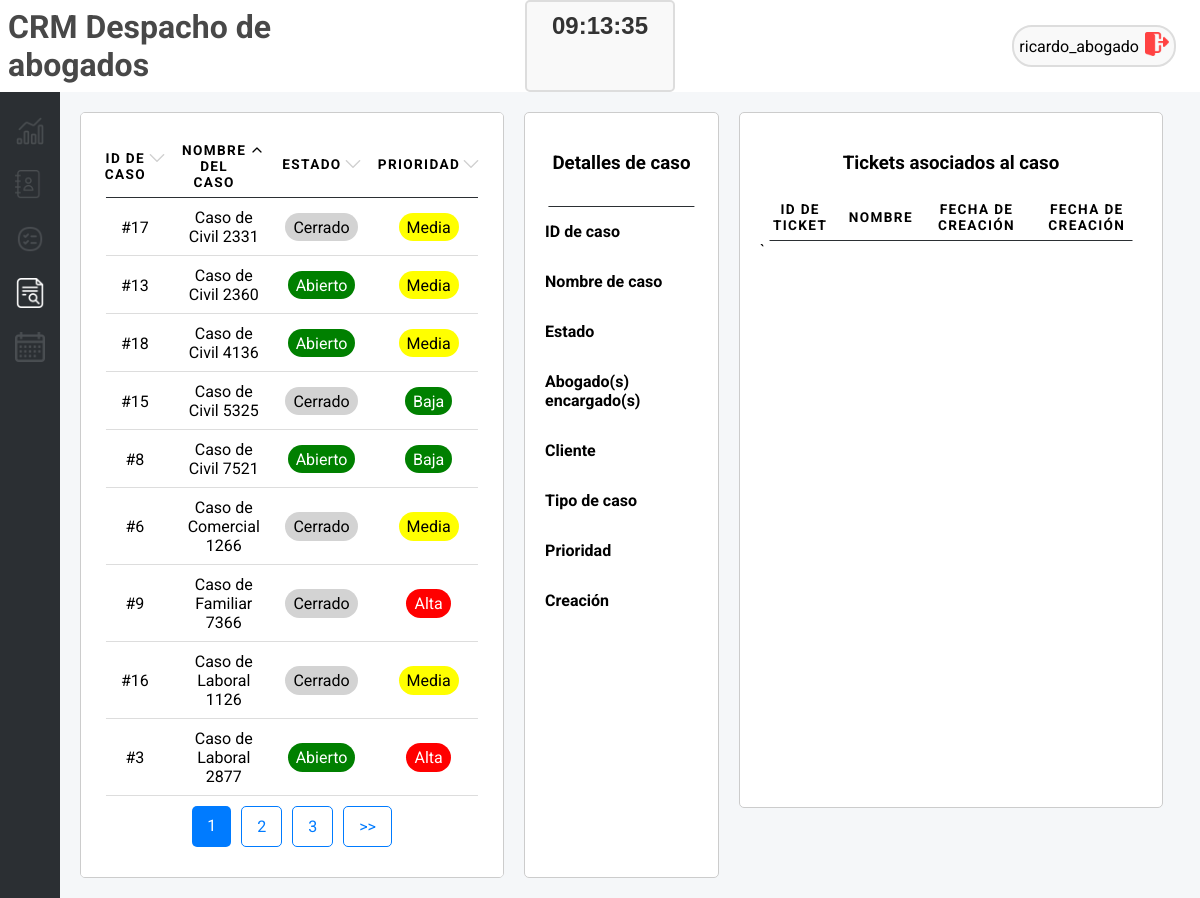
/cases (signed in), run on the app's committed database.
### tables this page shows
CREATE TABLE casos (
    id INTEGER PRIMARY KEY AUTOINCREMENT,
    id_cliente INTEGER NOT NULL,
    nombre_caso TEXT NOT NULL,
    tipo_caso TEXT NOT NULL,
    estado BOOLEAN NOT NULL DEFAULT 1, -- 1: Abierto, 0: Cerrado
    prioridad INTEGER NOT NULL DEFAULT 2, -- 1: Alta, 2: Media, 3: Baja
    id_abogado INTEGER,
    id_asistente INTEGER,
    fecha_creacion TEXT NOT NULL,
    fecha_deadline TEXT NOT NULL,
    id_documentos INTEGER,
    FOREIGN KEY (id_cliente) REFERENCES clientes (id),
    FOREIGN KEY (id_abogado) REFERENCES abogados (id),
    FOREIGN KEY (id_asistente) REFERENCES asistentes (id)
    );

### app.py (the view)
@app.route('/cases', defaults={'page': 1, 'order_by': 'nombre_caso', 'order_direction': 'asc'})
@app.route('/cases/page/<int:page>/<order_by>/<order_direction>')
@login_required
def cases(page, order_by, order_direction):
    message = "Casos"
    per_page = 9  # Número de registros por página
    offset = (page - 1) * per_page  # Calcular el desplazamiento para la paginación
    casos = get_cases_join(order_by=order_by, order_direction=order_direction, limit=per_page, offset=offset)
    total_records = get_total_records('casos')
    total_pages = (total_records + per_page - 1) // per_page  # Redondeo hacia arriba
    return render_template(
        "cases.html",
        casos=casos,
        current_page=page,
        total_pages=total_pages,
        message=message,
        order_by=order_by,
        order_direction=order_direction
    )

### db_connection.py (called while the page is built)
def conectar():
    if 'db' not in g:
        try:
            g.db = sqlite3.connect(DATABASE)
            g.db.row_factory = sqlite3.Row
            print("Conexión exitosa a la base de datos")
        except sqlite3.Error as e:
            print(f"Error al conectar a la base de datos: {e}")
            g.db = None
    return g.db

def get_total_records(table_name):
    conn = conectar()
    cursor = conn.cursor()
    query = f"SELECT COUNT(*) FROM {table_name}"
    cursor.execute(query)
    total_records = cursor.fetchone()[0]
    return total_records

def login_required(f):
    @wraps(f)
    def decorated_function(*args, **kwargs):
        if 'username' not in session:
            return redirect('/login')
        return f(*args, **kwargs)
    return decorated_function

### templates/cases.html (shortened to what this page needs)
{% include 'header.html' %}
<div id="cases">
    <div class="case-list">
        <table>
            <thead>
                <tr>
                    <th><span>ID de Caso<a
                                href="/cases/page/{{ current_page }}/id/{{ 'desc' if order_direction == 'asc' else 'asc' }}">
                                <img class="filter" src="{{ url_for('static', filename='up.png') if order_direction == 'asc' and order_by == 'id' else (url_for('static', filename='down.png') if order_direction == 'desc' and order_by == 'id' else url_for('static', filename='arrow-grey.png')) }}
                        " alt="Orden">
                            </a>
                        </span>
                    </th>
                    <th><span>Nombre del Caso<a
                                href="/cases/page/{{ current_page }}/nombre_caso/{{ 'desc' if order_direction == 'asc' else 'asc' }}">
                                <img class="filter" src="{{ url_for('static', filename='up.png') if order_direction == 'asc' and order_by == 'nombre_caso' else (url_for('static', filename='down.png') if order_direction == 'desc' and order_by == 'nombre_caso' else url_for('static', filename='arrow-grey.png')) }}
                    " alt="Orden">
                            </a>
                        </span>
                    </th>
                    <th><span>Estado<a
                                href="/cases/page/{{ current_page }}/estado/{{ 'desc' if order_direction == 'asc' else 'asc' }}">
                                <img class="filter" src="{{ url_for('static', filename='up.png') if order_direction == 'asc' and order_by == 'estado' else (url_for('static', filename='down.png') if order_direction == 'desc' and order_by == 'estado' else url_for('static', filename='arrow-grey.png')) }}
                    " alt="Orden">
                            </a>
                        </span>
                    </th>
                    <th><span>Prioridad<a
                                href="/cases/page/{{ current_page }}/prioridad/{{ 'desc' if order_direction == 'asc' else 'asc' }}">
                                <img class="filter" src="{{ url_for('static', filename='up.png') if order_direction == 'asc' and order_by == 'prioridad' else (url_for('static', filename='down.png') if order_direction == 'desc' and order_by == 'prioridad' else url_for('static', filename='arrow-grey.png')) }}
                " alt="Orden">
                            </a>
                        </span>
                    </th>
                </tr>
            </thead>
            <tbody>
                {% for caso in casos %}
                <tr class="clickable-case" data-id="{{ caso[0] }}" data-nombre="{{ caso[1] }}"
                    data-estado="{% if caso[3] == 1 %}Abierto{% else %}Cerrado{% endif %}"
                    data-prioridad="{{ caso[4] }}" data-abogado="{{ caso[8] }}" data-cliente="{{ caso[7] }}"
                    data-tipo="{{ caso[2] }}" data-creacion="{{ caso[5] }}">
                    <td data-label="ID de Caso">#{{ caso[0] }}</td>
                    <td data-label="Nombre del Caso">{{ caso[1] }}</td>
                    <td data-label="Estado">
                        <span class="estado {% if caso[3] == 1 %}verde{% else %}gris{% endif %}">
                            {% if caso[3] == 1 %}Abierto{% else %}Cerrado{% endif %}
                        </span>
                    </td>
                    <td data-label="Prioridad">
                        <span
                            class="estado {% if caso[4] == 1 %}rojo{% elif caso[4] == 2 %}amarillo{% else %}verde{% endif %}">
                            {% if caso[4] == 1 %}
                            Alta
                            {% elif caso[4] == 2 %}
                            Media
                            {% elif caso[4] == 3 %}
                            Baja
                            {% endif %}
                        </span>
                    </td>
                </tr>
                {% endfor %}
            </tbody>
        </table>
        <section class="pagination">
                 {% for page in range(1, total_pages + 1) %} <a
                    href="/cases/page/{{ page }}/{{ order_by }}/{{ order_direction }}"
                    class="{% if page == current_page %}active{% endif %}">
                    {{ page }}
            </a>
            {% endfor %}
            {% if current_page < total_pages %} <a
                href="/cases/page/{{ current_page + 1 }}/{{ order_by }}/{{ order_direction }}">>>
                </a>
                {% endif %}
        </section>
    </div>
    <div class="case-details">
        <table>
            <thead>
                <tr>
                <h3>Detalles de caso</h3>
                </tr>
            </thead>
        </table>
        <div>
            <strong>ID de caso</strong><br>
        </div>
        <div>
            <strong>Nombre de caso</strong><br>
        </div>
        <div>
            <strong>Estado</strong><br>
        </div>
        <div>
            <strong>Abogado(s) encargado(s)</strong><br>
        </div>
        <div>
            <strong>Cliente</strong><br>
        </div>
        <div>
            <strong>Tipo de caso</strong><br>
        </div>
        <div>
            <strong>Prioridad</strong><br>
        </div>
        <div>
            <strong>Creación</strong><br>
        </div>
    </div>
    <div class="notes-section">
        <h3>Tickets asociados al caso</h3>
        <table>
            <thead>
                <tr>
                    <th>ID de Ticket</th>
                    <th>Nombre</th>
                    <th>Fecha de Creación</th>
                    <th>Fecha de Creación</th>
                </tr>
            </thead>
        </table>`
    </div>
</div>
{% include 'footer.html' %}

### static/style.css (style rules this page uses)
body { background-color: #F5F7F9; font-family: "Roboto", sans-serif; height: 100vh; margin: 0; display: flex; flex-direction: column; }
a { text-decoration: none; }
th span { display: flex; justify-content: center; }
th span img { padding-left: 0.2rem; }
h3 { text-align: center; width: 100%; }
.estado { margin-top: 0.6rem; padding: 0.3rem 0.5rem; border-radius: 1rem; color: white; }
.gris { background-color: #D3D3D3; color: black; }
.rojo { background-color: red; }
.verde { background-color: green; }
.amarillo { background-color: yellow; color: black; }
.filter { height: 1rem; width: auto; }
table { border-collapse: collapse; margin: 0; padding: 0; width: 100%; }
table tr { position: relative; }
table tr::before { content: ''; position: absolute; bottom: 0; left: 50%; width: 95%; height: 1.5px; background-color: #ddd; transform: translateX(-50%); }
table th, table td { padding: .625em; text-align: center; }
table th { font-size: .85em; letter-spacing: .1em; text-transform: uppercase; }
.pagination { margin-top: auto; justify-self: flex-end; display: flex; padding: 10px; }
.pagination a { padding: 10px 15px; margin: 0 5px; text-decoration: none; color: #007bff; border: 1px solid #007bff; border-radius: 5px; transition: background-color 0.3s; }
.pagination a.active { background-color: #007bff; color: white; border: none; }

### static/calendar.css (style rules this page uses)
*, *:before, *:after { -moz-box-sizing: border-box; -webkit-box-sizing: border-box; box-sizing: border-box; }

### static/cases.css (style rules this page uses)
#cases { display: flex; width: 95%; margin: 20px; gap: 20px; }
.case-list, .case-details, .notes-section { background-color: white; border: 1px solid #ccc; padding: 20px; border-radius: 5px; }
.case-list { display: flex; flex-direction: column; align-items: center; flex: 2; overflow-x: auto; }
.case-details { display: flex; flex: 0.8; flex-direction: column; gap: 15px; }
.notes-section { max-height: 87vh; flex: 2; overflow-y: auto; }

### static/report.css (style rules this page uses)
*, *:before, *:after { -moz-box-sizing: border-box; -webkit-box-sizing: border-box; box-sizing: border-box; }
table thead tr::before { background-color: #2b2f33; }

### data on the page
casos: id "17", nombre_caso "Caso de Civil 2331", estado "Cerrado", prioridad "Media"
casos: id "13", nombre_caso "Caso de Civil 2360", estado "Abierto", prioridad "Media"
casos: id "18", nombre_caso "Caso de Civil 4136", estado "Abierto", prioridad "Media"
casos: id "15", nombre_caso "Caso de Civil 5325", estado "Cerrado", prioridad "Baja"
casos: id "8", nombre_caso "Caso de Civil 7521", estado "Abierto", prioridad "Baja"
casos: id "6", nombre_caso "Caso de Comercial 1266", estado "Cerrado", prioridad "Media"
casos: id "9", nombre_caso "Caso de Familiar 7366", estado "Cerrado", prioridad "Alta"
casos: id "16", nombre_caso "Caso de Laboral 1126", estado "Cerrado", prioridad "Media"
casos: id "3", nombre_caso "Caso de Laboral 2877", estado "Abierto", prioridad "Alta"

### other printed values
{{ session.get('username', 'Invitado') }} "ricardo_abogado"
{{ page }} "1" "2" "3"
